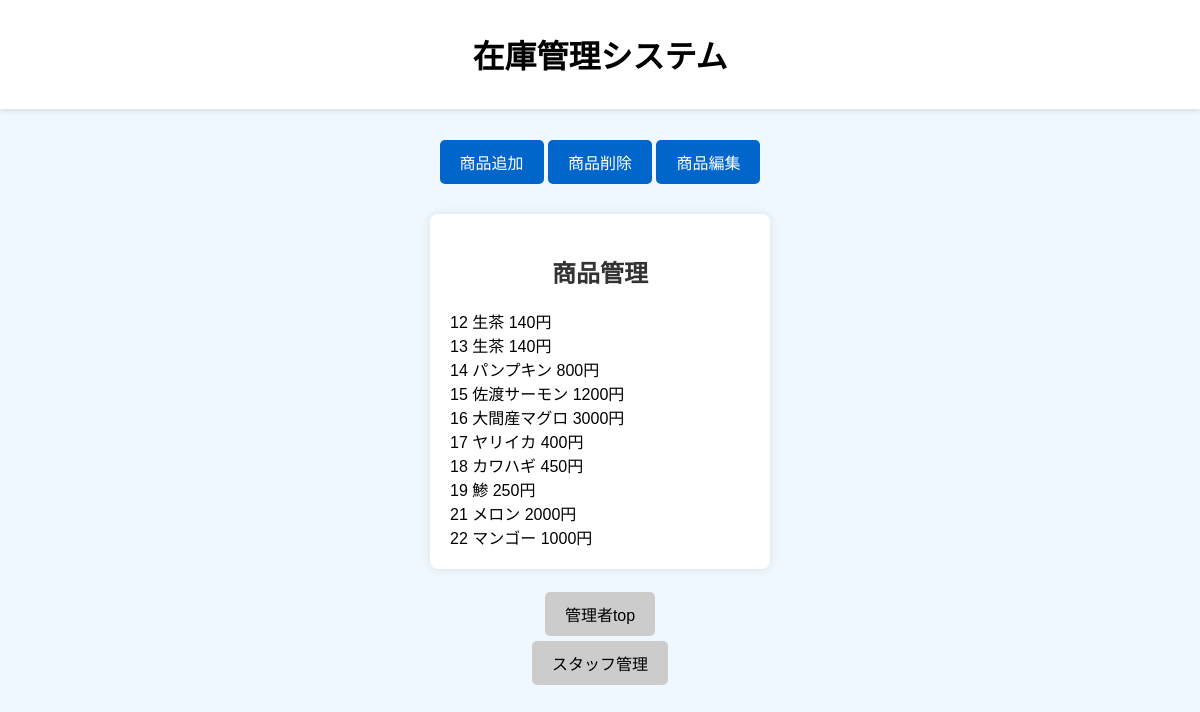
Before: /p_admin_top.php with the older database file.
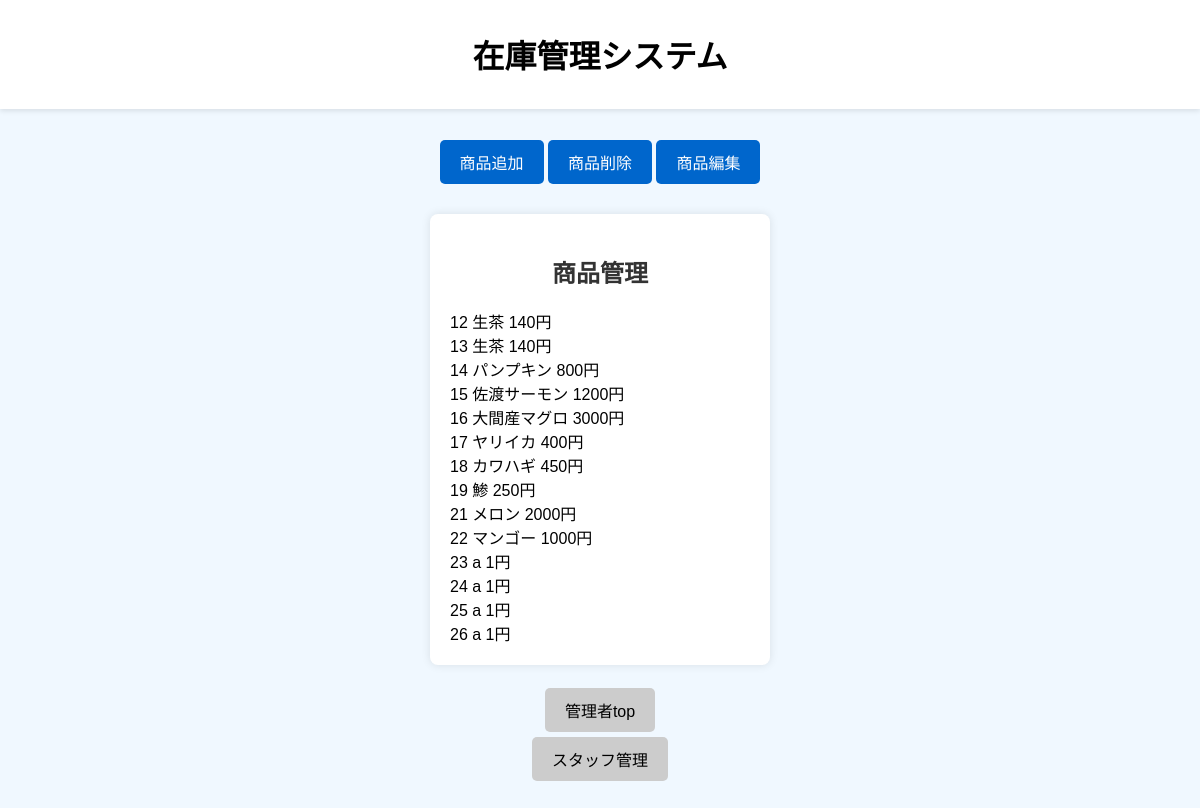
After: the same page with the newer database file.
### htdocs/db.php (called while the page is built, shortened)
<?php
function h($var) {
  if (is_array($var)) {
    return array_map('h', $var);
  } else {
    return htmlspecialchars($var, ENT_QUOTES, 'UTF-8');
  }
}

### htdocs/p_admin_top.php (the view, shortened to what this page needs)
<!DOCTYPE html>
<html>
    <head>
    </head>
    <body>
		<link rel="stylesheet" href="style.css">
		<div class="header">
			<h1>在庫管理システム<h1>
		</div>
	<div class="link">
		<a href="product_add.php"class=nav>商品追加</a>
		<a href="product_delete.php"class=nav>商品削除</a>
		<a href="product_edit.php"class=nav>商品編集</a>
	</div>
	<div class="formtop">
	<?php
require 'db.php';
try
			{
				$db = new PDO($dsn, $dbUser, $dbPass);
				$db->setAttribute(PDO::ATTR_EMULATE_PREPARES, false);
				$db->setAttribute(PDO::ATTR_ERRMODE, PDO::ERRMODE_EXCEPTION);
				$sql='SELECT * FROM 在庫管理';
				$stmt=$db->prepare($sql);
				$stmt->execute();
				print '<h2>商品管理</h2>';
				$count = $stmt -> rowCount();
				for ($i = 0; $i < $count; $i++)
				{
					$rec=$stmt->fetch(PDO::FETCH_ASSOC);
					print h($rec['code']).' ';
					print h($rec['name']).' ';
					print h($rec['price']);
                    print'円';
					print '<br />';
				}
			}
			catch (Exception $e)
			{
				echo 'エラーが発生しました。内容: ' . h($e->getMessage());
	 			exit();
			}
?>
</div>
    <br>
    <a href="admin_top.php"class=tra>管理者top</a>
    <a href="s_admin_top.php"class=tra>スタッフ管理</a>
    </body>
    </html>

### htdocs/style.css (style rules this page uses)
body { font-family: Arial, sans-serif; background-color: #f0f8ff; margin: 0; padding: 20px; display: flex; flex-direction: column; align-items: center; height: 100vh; }
.header { width: 100%; background-color: #ffffff; text-align: center; padding: 10px 0; box-shadow: 0 2px 5px rgba(0, 0, 0, 0.1); position: fixed; top: 0; z-index: 100; }
.formtop { width: 300px; padding: 20px; background-color: #ffffff; box-shadow: 0 0 10px rgba(0, 0, 0, 0.1); border-radius: 8px; margin-top: 30px; }
.formtop h2 { text-align: center; color: #333333; }
.nav { display: inline-block; padding: 10px 20px; background-color: #0066cc; color: #ffffff; text-decoration: none; border: none; border-radius: 5px; cursor: pointer; transition: background-color 0.3s; margin-top: 50px; }
.link { margin-top: 70px; }
.tra { display: inline-block; padding: 10px 20px; background-color: #ccc; color: #000000; text-decoration: none; border: none; border-radius: 5px; cursor: pointer; transition: background-color 0.3s; margin-top: 5px; display: flex; flex-direction: row; }

Changed rows visible on the page:
added 在庫管理: code "23", name "a", price "1"
added 在庫管理: code "24", name "a", price "1"
added 在庫管理: code "25", name "a", price "1"
added 在庫管理: code "26", name "a", price "1"
